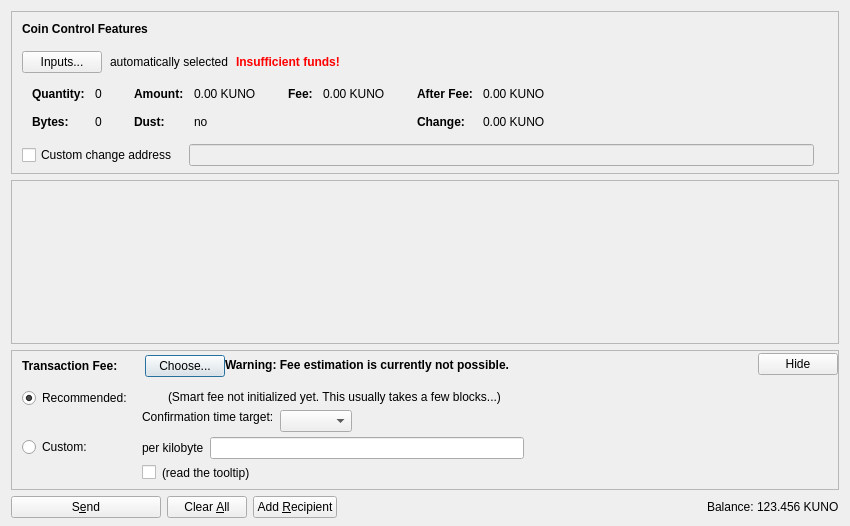
<?xml version="1.0" encoding="UTF-8"?>
<ui version="4.0">
 <class>SendCoinsDialog</class>
 <widget class="QDialog" name="SendCoinsDialog">
  <property name="geometry">
   <rect>
    <x>0</x>
    <y>0</y>
    <width>850</width>
    <height>526</height>
   </rect>
  </property>
  <property name="windowTitle">
   <string>Send Coins</string>
  </property>
  <layout class="QVBoxLayout" name="verticalLayout" stretch="0,1,0,0">
   <property name="bottomMargin">
    <number>8</number>
   </property>
   <item>
    <widget class="QFrame" name="frameCoinControl">
     <property name="sizePolicy">
      <sizepolicy hsizetype="Expanding" vsizetype="Expanding">
       <horstretch>0</horstretch>
       <verstretch>0</verstretch>
      </sizepolicy>
     </property>
     <property name="maximumSize">
      <size>
       <width>16777215</width>
       <height>16777215</height>
      </size>
     </property>
     <property name="frameShape">
      <enum>QFrame::StyledPanel</enum>
     </property>
     <property name="frameShadow">
      <enum>QFrame::Sunken</enum>
     </property>
     <layout class="QVBoxLayout" name="verticalLayoutCoinControl2">
      <property name="spacing">
       <number>0</number>
      </property>
      <property name="leftMargin">
       <number>0</number>
      </property>
      <property name="topMargin">
       <number>0</number>
      </property>
      <property name="rightMargin">
       <number>0</number>
      </property>
      <property name="bottomMargin">
       <number>6</number>
      </property>
      <item>
       <layout class="QVBoxLayout" name="verticalLayoutCoinControl" stretch="0,0,0,0,1">
        <property name="spacing">
         <number>0</number>
        </property>
        <property name="leftMargin">
         <number>10</number>
        </property>
        <property name="topMargin">
         <number>10</number>
        </property>
        <item>
         <layout class="QHBoxLayout" name="horizontalLayoutCoinControl1">
          <property name="bottomMargin">
           <number>15</number>
          </property>
          <item>
           <widget class="QLabel" name="labelCoinControlFeatures">
            <property name="sizePolicy">
             <sizepolicy hsizetype="Preferred" vsizetype="Maximum">
              <horstretch>0</horstretch>
              <verstretch>0</verstretch>
             </sizepolicy>
            </property>
            <property name="font">
             <font>
              <weight>75</weight>
              <bold>true</bold>
             </font>
            </property>
            <property name="styleSheet">
             <string notr="true">font-weight:bold;</string>
            </property>
            <property name="text">
             <string>Coin Control Features</string>
            </property>
           </widget>
          </item>
         </layout>
        </item>
        <item>
         <layout class="QHBoxLayout" name="horizontalLayoutCoinControl2" stretch="0,0,0,0">
          <property name="spacing">
           <number>8</number>
          </property>
          <property name="bottomMargin">
           <number>10</number>
          </property>
          <item>
           <widget class="QPushButton" name="pushButtonCoinControl">
            <property name="styleSheet">
             <string notr="true"/>
            </property>
            <property name="text">
             <string>Inputs...</string>
            </property>
            <property name="autoDefault">
             <bool>false</bool>
            </property>
           </widget>
          </item>
          <item>
           <widget class="QLabel" name="labelCoinControlAutomaticallySelected">
            <property name="text">
             <string>automatically selected</string>
            </property>
            <property name="margin">
             <number>5</number>
            </property>
           </widget>
          </item>
          <item>
           <widget class="QLabel" name="labelCoinControlInsuffFunds">
            <property name="font">
             <font>
              <weight>75</weight>
              <bold>true</bold>
             </font>
            </property>
            <property name="styleSheet">
             <string notr="true">color:red;font-weight:bold;</string>
            </property>
            <property name="text">
             <string>Insufficient funds!</string>
            </property>
            <property name="margin">
             <number>5</number>
            </property>
           </widget>
          </item>
          <item>
           <spacer name="horizontalSpacerCoinControl">
            <property name="orientation">
             <enum>Qt::Horizontal</enum>
            </property>
            <property name="sizeHint" stdset="0">
             <size>
              <width>40</width>
              <height>1</height>
             </size>
            </property>
           </spacer>
          </item>
         </layout>
        </item>
        <item>
         <widget class="QWidget" name="widgetCoinControl" native="true">
          <property name="sizePolicy">
           <sizepolicy hsizetype="Preferred" vsizetype="Preferred">
            <horstretch>0</horstretch>
            <verstretch>0</verstretch>
           </sizepolicy>
          </property>
          <property name="minimumSize">
           <size>
            <width>0</width>
            <height>0</height>
           </size>
          </property>
          <property name="styleSheet">
           <string notr="true"/>
          </property>
          <layout class="QHBoxLayout" name="horizontalLayoutCoinControl5">
           <property name="leftMargin">
            <number>0</number>
           </property>
           <property name="topMargin">
            <number>0</number>
           </property>
           <property name="rightMargin">
            <number>0</number>
           </property>
           <property name="bottomMargin">
            <number>0</number>
           </property>
           <item>
            <layout class="QHBoxLayout" name="horizontalLayoutCoinControl3" stretch="0,0,0,1">
             <property name="spacing">
              <number>20</number>
             </property>
             <property name="topMargin">
              <number>0</number>
             </property>
             <property name="bottomMargin">
              <number>10</number>
             </property>
             <item>
              <layout class="QFormLayout" name="formLayoutCoinControl1">
               <property name="horizontalSpacing">
                <number>10</number>
               </property>
               <property name="verticalSpacing">
                <number>14</number>
               </property>
               <property name="leftMargin">
                <number>10</number>
               </property>
               <property name="topMargin">
                <number>4</number>
               </property>
               <property name="rightMargin">
                <number>6</number>
               </property>
               <item row="0" column="0">
                <widget class="QLabel" name="labelCoinControlQuantityText">
                 <property name="font">
                  <font>
                   <weight>75</weight>
                   <bold>true</bold>
                  </font>
                 </property>
                 <property name="text">
                  <string>Quantity:</string>
                 </property>
                 <property name="margin">
                  <number>0</number>
                 </property>
                </widget>
               </item>
               <item row="0" column="1">
                <widget class="QLabel" name="labelCoinControlQuantity">
                 <property name="cursor">
                  <cursorShape>IBeamCursor</cursorShape>
                 </property>
                 <property name="contextMenuPolicy">
                  <enum>Qt::ActionsContextMenu</enum>
                 </property>
                 <property name="text">
                  <string notr="true">0</string>
                 </property>
                 <property name="margin">
                  <number>0</number>
                 </property>
                 <property name="textInteractionFlags">
                  <set>Qt::LinksAccessibleByMouse|Qt::TextSelectableByKeyboard|Qt::TextSelectableByMouse</set>
                 </property>
                </widget>
               </item>
               <item row="1" column="0">
                <widget class="QLabel" name="labelCoinControlBytesText">
                 <property name="font">
                  <font>
                   <weight>75</weight>
                   <bold>true</bold>
                  </font>
                 </property>
                 <property name="text">
                  <string>Bytes:</string>
                 </property>
                </widget>
               </item>
               <item row="1" column="1">
                <widget class="QLabel" name="labelCoinControlBytes">
                 <property name="cursor">
                  <cursorShape>IBeamCursor</cursorShape>
                 </property>
                 <property name="contextMenuPolicy">
                  <enum>Qt::ActionsContextMenu</enum>
                 </property>
                 <property name="text">
                  <string notr="true">0</string>
                 </property>
                 <property name="textInteractionFlags">
                  <set>Qt::LinksAccessibleByMouse|Qt::TextSelectableByKeyboard|Qt::TextSelectableByMouse</set>
                 </property>
                </widget>
               </item>
              </layout>
             </item>
             <item>
              <layout class="QFormLayout" name="formLayoutCoinControl2">
               <property name="horizontalSpacing">
                <number>10</number>
               </property>
               <property name="verticalSpacing">
                <number>14</number>
               </property>
               <property name="leftMargin">
                <number>6</number>
               </property>
               <property name="topMargin">
                <number>4</number>
               </property>
               <property name="rightMargin">
                <number>6</number>
               </property>
               <item row="0" column="0">
                <widget class="QLabel" name="labelCoinControlAmountText">
                 <property name="font">
                  <font>
                   <weight>75</weight>
                   <bold>true</bold>
                  </font>
                 </property>
                 <property name="text">
                  <string>Amount:</string>
                 </property>
                 <property name="margin">
                  <number>0</number>
                 </property>
                </widget>
               </item>
               <item row="0" column="1">
                <widget class="QLabel" name="labelCoinControlAmount">
                 <property name="cursor">
                  <cursorShape>IBeamCursor</cursorShape>
                 </property>
                 <property name="contextMenuPolicy">
                  <enum>Qt::ActionsContextMenu</enum>
                 </property>
                 <property name="text">
                  <string notr="true">0.00 KUNO</string>
                 </property>
                 <property name="textInteractionFlags">
                  <set>Qt::LinksAccessibleByMouse|Qt::TextSelectableByKeyboard|Qt::TextSelectableByMouse</set>
                 </property>
                </widget>
               </item>
               <item row="1" column="0">
                <widget class="QLabel" name="labelCoinControlLowOutputText">
                 <property name="font">
                  <font>
                   <weight>75</weight>
                   <bold>true</bold>
                  </font>
                 </property>
                 <property name="text">
                  <string>Dust:</string>
                 </property>
                </widget>
               </item>
               <item row="1" column="1">
                <widget class="QLabel" name="labelCoinControlLowOutput">
                 <property name="cursor">
                  <cursorShape>IBeamCursor</cursorShape>
                 </property>
                 <property name="contextMenuPolicy">
                  <enum>Qt::ActionsContextMenu</enum>
                 </property>
                 <property name="text">
                  <string notr="true">no</string>
                 </property>
                 <property name="textInteractionFlags">
                  <set>Qt::LinksAccessibleByMouse|Qt::TextSelectableByKeyboard|Qt::TextSelectableByMouse</set>
                 </property>
                </widget>
               </item>
              </layout>
             </item>
             <item>
              <layout class="QFormLayout" name="formLayoutCoinControl3">
               <property name="horizontalSpacing">
                <number>10</number>
               </property>
               <property name="verticalSpacing">
                <number>14</number>
               </property>
               <property name="leftMargin">
                <number>6</number>
               </property>
               <property name="topMargin">
                <number>4</number>
               </property>
               <property name="rightMargin">
                <number>6</number>
               </property>
               <item row="0" column="0">
                <widget class="QLabel" name="labelCoinControlFeeText">
                 <property name="font">
                  <font>
                   <weight>75</weight>
                   <bold>true</bold>
                  </font>
                 </property>
                 <property name="text">
                  <string>Fee:</string>
                 </property>
                 <property name="margin">
                  <number>0</number>
                 </property>
                </widget>
               </item>
               <item row="0" column="1">
                <widget class="QLabel" name="labelCoinControlFee">
                 <property name="cursor">
                  <cursorShape>IBeamCursor</cursorShape>
                 </property>
                 <property name="contextMenuPolicy">
                  <enum>Qt::ActionsContextMenu</enum>
                 </property>
                 <property name="text">
                  <string notr="true">0.00 KUNO</string>
                 </property>
                 <property name="textInteractionFlags">
                  <set>Qt::LinksAccessibleByMouse|Qt::TextSelectableByKeyboard|Qt::TextSelectableByMouse</set>
                 </property>
                </widget>
               </item>
              </layout>
             </item>
             <item>
              <layout class="QFormLayout" name="formLayoutCoinControl4">
               <property name="horizontalSpacing">
                <number>10</number>
               </property>
               <property name="verticalSpacing">
                <number>14</number>
               </property>
               <property name="leftMargin">
                <number>6</number>
               </property>
               <property name="topMargin">
                <number>4</number>
               </property>
               <property name="rightMargin">
                <number>6</number>
               </property>
               <item row="0" column="0">
                <widget class="QLabel" name="labelCoinControlAfterFeeText">
                 <property name="font">
                  <font>
                   <weight>75</weight>
                   <bold>true</bold>
                  </font>
                 </property>
                 <property name="text">
                  <string>After Fee:</string>
                 </property>
                 <property name="margin">
                  <number>0</number>
                 </property>
                </widget>
               </item>
               <item row="0" column="1">
                <widget class="QLabel" name="labelCoinControlAfterFee">
                 <property name="cursor">
                  <cursorShape>IBeamCursor</cursorShape>
                 </property>
                 <property name="contextMenuPolicy">
                  <enum>Qt::ActionsContextMenu</enum>
                 </property>
                 <property name="text">
                  <string notr="true">0.00 KUNO</string>
                 </property>
                 <property name="textInteractionFlags">
                  <set>Qt::LinksAccessibleByMouse|Qt::TextSelectableByKeyboard|Qt::TextSelectableByMouse</set>
                 </property>
                </widget>
               </item>
               <item row="1" column="0">
                <widget class="QLabel" name="labelCoinControlChangeText">
                 <property name="font">
                  <font>
                   <weight>75</weight>
                   <bold>true</bold>
                  </font>
                 </property>
                 <property name="text">
                  <string>Change:</string>
                 </property>
                </widget>
               </item>
               <item row="1" column="1">
                <widget class="QLabel" name="labelCoinControlChange">
                 <property name="cursor">
                  <cursorShape>IBeamCursor</cursorShape>
                 </property>
                 <property name="contextMenuPolicy">
                  <enum>Qt::ActionsContextMenu</enum>
                 </property>
                 <property name="text">
                  <string notr="true">0.00 KUNO</string>
                 </property>
                 <property name="textInteractionFlags">
                  <set>Qt::LinksAccessibleByMouse|Qt::TextSelectableByKeyboard|Qt::TextSelectableByMouse</set>
                 </property>
                </widget>
               </item>
              </layout>
             </item>
            </layout>
           </item>
          </layout>
         </widget>
        </item>
        <item>
         <layout class="QHBoxLayout" name="horizontalLayoutCoinControl4" stretch="0,0,0">
          <property name="spacing">
           <number>12</number>
          </property>
          <property name="sizeConstraint">
           <enum>QLayout::SetDefaultConstraint</enum>
          </property>
          <property name="topMargin">
           <number>5</number>
          </property>
          <property name="rightMargin">
           <number>5</number>
          </property>
          <item>
           <widget class="QCheckBox" name="checkBoxCoinControlChange">
            <property name="toolTip">
             <string>If this is activated, but the change address is empty or invalid, change will be sent to a newly generated address.</string>
            </property>
            <property name="text">
             <string>Custom change address</string>
            </property>
           </widget>
          </item>
          <item>
           <widget class="QValidatedLineEdit" name="lineEditCoinControlChange">
            <property name="enabled">
             <bool>false</bool>
            </property>
            <property name="sizePolicy">
             <sizepolicy hsizetype="Expanding" vsizetype="Fixed">
              <horstretch>0</horstretch>
              <verstretch>0</verstretch>
             </sizepolicy>
            </property>
           </widget>
          </item>
          <item>
           <widget class="QLabel" name="labelCoinControlChangeLabel">
            <property name="sizePolicy">
             <sizepolicy hsizetype="Preferred" vsizetype="Expanding">
              <horstretch>0</horstretch>
              <verstretch>0</verstretch>
             </sizepolicy>
            </property>
            <property name="minimumSize">
             <size>
              <width>0</width>
              <height>0</height>
             </size>
            </property>
            <property name="text">
             <string/>
            </property>
            <property name="margin">
             <number>3</number>
            </property>
           </widget>
          </item>
         </layout>
        </item>
        <item>
         <spacer name="verticalSpacerCoinControl">
          <property name="orientation">
           <enum>Qt::Vertical</enum>
          </property>
          <property name="sizeHint" stdset="0">
           <size>
            <width>800</width>
            <height>1</height>
           </size>
          </property>
         </spacer>
        </item>
       </layout>
      </item>
     </layout>
    </widget>
   </item>
   <item>
    <widget class="QScrollArea" name="scrollArea">
     <property name="widgetResizable">
      <bool>true</bool>
     </property>
     <widget class="QWidget" name="scrollAreaWidgetContents">
      <property name="geometry">
       <rect>
        <x>0</x>
        <y>0</y>
        <width>830</width>
        <height>104</height>
       </rect>
      </property>
      <layout class="QVBoxLayout" name="verticalLayout_2" stretch="0,1">
       <property name="leftMargin">
        <number>0</number>
       </property>
       <property name="topMargin">
        <number>0</number>
       </property>
       <property name="rightMargin">
        <number>0</number>
       </property>
       <property name="bottomMargin">
        <number>0</number>
       </property>
       <item>
        <layout class="QVBoxLayout" name="entries">
         <property name="spacing">
          <number>6</number>
         </property>
        </layout>
       </item>
       <item>
        <spacer name="verticalSpacer">
         <property name="orientation">
          <enum>Qt::Vertical</enum>
         </property>
         <property name="sizeHint" stdset="0">
          <size>
           <width>20</width>
           <height>40</height>
          </size>
         </property>
        </spacer>
       </item>
      </layout>
     </widget>
    </widget>
   </item>
   <item>
    <widget class="QFrame" name="frameFee">
     <property name="sizePolicy">
      <sizepolicy hsizetype="Expanding" vsizetype="Expanding">
       <horstretch>0</horstretch>
       <verstretch>0</verstretch>
      </sizepolicy>
     </property>
     <property name="maximumSize">
      <size>
       <width>16777215</width>
       <height>16777215</height>
      </size>
     </property>
     <property name="frameShape">
      <enum>QFrame::StyledPanel</enum>
     </property>
     <property name="frameShadow">
      <enum>QFrame::Sunken</enum>
     </property>
     <layout class="QVBoxLayout" name="verticalLayoutFee1">
      <property name="spacing">
       <number>0</number>
      </property>
      <property name="leftMargin">
       <number>0</number>
      </property>
      <property name="topMargin">
       <number>0</number>
      </property>
      <property name="rightMargin">
       <number>0</number>
      </property>
      <property name="bottomMargin">
       <number>0</number>
      </property>
      <item>
       <layout class="QVBoxLayout" name="verticalLayoutFee2" stretch="0,0,0">
        <property name="spacing">
         <number>0</number>
        </property>
        <property name="leftMargin">
         <number>10</number>
        </property>
        <property name="topMargin">
         <number>0</number>
        </property>
        <item>
         <layout class="QHBoxLayout" name="horizontalLayoutFee1">
          <property name="bottomMargin">
           <number>0</number>
          </property>
          <item>
           <layout class="QVBoxLayout" name="verticalLayoutFee7">
            <property name="spacing">
             <number>0</number>
            </property>
            <item>
             <spacer name="verticalSpacerSmartFee">
              <property name="orientation">
               <enum>Qt::Vertical</enum>
              </property>
              <property name="sizeType">
               <enum>QSizePolicy::Fixed</enum>
              </property>
              <property name="sizeHint" stdset="0">
               <size>
                <width>1</width>
                <height>4</height>
               </size>
              </property>
             </spacer>
            </item>
            <item>
             <layout class="QHBoxLayout" name="horizontalLayoutSmartFee">
              <property name="spacing">
               <number>10</number>
              </property>
              <item>
               <widget class="QLabel" name="labelFeeHeadline">
                <property name="sizePolicy">
                 <sizepolicy hsizetype="Preferred" vsizetype="Maximum">
                  <horstretch>0</horstretch>
                  <verstretch>0</verstretch>
                 </sizepolicy>
                </property>
                <property name="font">
                 <font>
                  <weight>75</weight>
                  <bold>true</bold>
                 </font>
                </property>
                <property name="styleSheet">
                 <string notr="true">font-weight:bold;</string>
                </property>
                <property name="text">
                 <string>Transaction Fee:</string>
                </property>
               </widget>
              </item>
              <item>
               <widget class="QLabel" name="labelFeeMinimized">
                <property name="text">
                 <string/>
                </property>
               </widget>
              </item>
              <item>
               <widget class="QPushButton" name="buttonChooseFee">
                <property name="text">
                 <string>Choose...</string>
                </property>
               </widget>
              </item>
             </layout>
            </item>
            <item>
             <spacer name="verticalSpacer_5">
              <property name="orientation">
               <enum>Qt::Vertical</enum>
              </property>
              <property name="sizeHint" stdset="0">
               <size>
                <width>1</width>
                <height>1</height>
               </size>
              </property>
             </spacer>
            </item>
           </layout>
          </item>
          <item>
           <widget class="QLabel" name="fallbackFeeWarningLabel">
            <property name="toolTip">
             <string>Using the fallbackfee can result in sending a transaction that will take several hours or days (or never) to confirm. Consider choosing your fee manually or wait until you have validated the complete chain.</string>
            </property>
            <property name="font">
            <font>
                <weight>75</weight>
                <bold>true</bold>
            </font>
            </property>
            <property name="text">
             <string>Warning: Fee estimation is currently not possible.</string>
            </property>
            <property name="wordWrap">
             <bool>false</bool>
            </property>
           </widget>
          </item>
          <item>
           <spacer name="horizontalSpacer_4">
            <property name="orientation">
             <enum>Qt::Horizontal</enum>
            </property>
            <property name="sizeType">
             <enum>QSizePolicy::MinimumExpanding</enum>
            </property>
            <property name="sizeHint" stdset="0">
             <size>
              <width>40</width>
              <height>20</height>
             </size>
            </property>
           </spacer>
          </item>
          <item>
           <widget class="QPushButton" name="buttonMinimizeFee">
            <property name="toolTip">
             <string>collapse fee-settings</string>
            </property>
            <property name="text">
             <string>Hide</string>
            </property>
           </widget>
          </item>
         </layout>
        </item>
        <item>
         <widget class="QFrame" name="frameFeeSelection">
          <layout class="QVBoxLayout" name="verticalLayoutFee12">
           <property name="spacing">
            <number>0</number>
           </property>
           <property name="leftMargin">
            <number>0</number>
           </property>
           <property name="topMargin">
            <number>0</number>
           </property>
           <property name="rightMargin">
            <number>0</number>
           </property>
           <property name="bottomMargin">
            <number>0</number>
           </property>
           <item>
            <layout class="QGridLayout" name="gridLayoutFee">
             <property name="topMargin">
              <number>10</number>
             </property>
             <property name="bottomMargin">
              <number>4</number>
             </property>
             <property name="horizontalSpacing">
              <number>10</number>
             </property>
             <property name="verticalSpacing">
              <number>4</number>
             </property>
             <item row="1" column="1">
              <layout class="QVBoxLayout" name="verticalLayoutFee8">
               <property name="spacing">
                <number>6</number>
               </property>
               <item>
                <layout class="QHBoxLayout" name="horizontalLayoutFee13">
                 <item>
                  <widget class="QLabel" name="labelCustomPerKilobyte">
                   <property name="toolTip">
                    <string>If the custom fee is set to 1000 satoshis and the transaction is only 250 bytes, then &quot;per kilobyte&quot; only pays 250 satoshis in fee, while &quot;total at least&quot; pays 1000 satoshis. For transactions bigger than a kilobyte both pay by kilobyte.</string>
                   </property>
                   <property name="text">
                    <string>per kilobyte</string>
                   </property>
                  </widget>
                 </item>
                 <item>
                  <widget class="BitcoinAmountField" name="customFee"/>
                 </item>
                 <item>
                  <spacer name="horizontalSpacer_6">
                   <property name="orientation">
                    <enum>Qt::Horizontal</enum>
                   </property>
                   <property name="sizeHint" stdset="0">
                    <size>
                     <width>1</width>
                     <height>1</height>
                    </size>
                   </property>
                  </spacer>
                 </item>
                </layout>
               </item>
               <item>
                <layout class="QHBoxLayout" name="horizontalLayoutFee8">
                 <item>
                  <widget class="QCheckBox" name="checkBoxMinimumFee">
                   <property name="toolTip">
                    <string>Paying only the minimum fee is just fine as long as there is less transaction volume than space in the blocks. But be aware that this can end up in a never confirming transaction once there is more demand for kunocoin transactions than the network can process.</string>
                   </property>
                   <property name="text">
                    <string/>
                   </property>
                  </widget>
                 </item>
                 <item>
                  <widget class="QLabel" name="labelMinFeeWarning">
                   <property name="enabled">
                    <bool>true</bool>
                   </property>
                   <property name="toolTip">
                    <string>Paying only the minimum fee is just fine as long as there is less transaction volume than space in the blocks. But be aware that this can end up in a never confirming transaction once there is more demand for kunocoin transactions than the network can process.</string>
                   </property>
                   <property name="text">
                    <string>(read the tooltip)</string>
                   </property>
                   <property name="margin">
                    <number>5</number>
                   </property>
                  </widget>
                 </item>
                 <item>
                  <spacer name="horizontalSpacer_2">
                   <property name="orientation">
                    <enum>Qt::Horizontal</enum>
                   </property>
                   <property name="sizeHint" stdset="0">
                    <size>
                     <width>1</width>
                     <height>1</height>
                    </size>
                   </property>
                  </spacer>
                 </item>
                </layout>
               </item>
              </layout>
             </item>
             <item row="0" column="0">
              <layout class="QVBoxLayout" name="verticalLayoutFee4" stretch="0,1">
               <item>
                <widget class="QRadioButton" name="radioSmartFee">
                 <property name="text">
                  <string>Recommended:</string>
                 </property>
                 <property name="checked">
                  <bool>true</bool>
                 </property>
                 <attribute name="buttonGroup">
                  <string notr="true">groupFee</string>
                 </attribute>
                </widget>
               </item>
               <item>
                <spacer name="verticalSpacer_2">
                 <property name="orientation">
                  <enum>Qt::Vertical</enum>
                 </property>
                 <property name="sizeHint" stdset="0">
                  <size>
                   <width>1</width>
                   <height>1</height>
                  </size>
                 </property>
                </spacer>
               </item>
              </layout>
             </item>
             <item row="1" column="0">
              <layout class="QVBoxLayout" name="verticalLayoutFee9" stretch="0,1">
               <item>
                <widget class="QRadioButton" name="radioCustomFee">
                 <property name="text">
                  <string>Custom:</string>
                 </property>
                 <attribute name="buttonGroup">
                  <string notr="true">groupFee</string>
                 </attribute>
                </widget>
               </item>
               <item>
                <spacer name="verticalSpacer_6">
                 <property name="orientation">
                  <enum>Qt::Vertical</enum>
                 </property>
                 <property name="sizeHint" stdset="0">
                  <size>
                   <width>1</width>
                   <height>1</height>
                  </size>
                 </property>
                </spacer>
               </item>
              </layout>
             </item>
             <item row="0" column="1">
              <layout class="QVBoxLayout" name="verticalLayoutFee3" stretch="0,0,1">
               <property name="spacing">
                <number>6</number>
               </property>
               <property name="topMargin">
                <number>2</number>
               </property>
               <item>
                <layout class="QHBoxLayout" name="horizontalLayoutFee12">
                 <item>
                  <widget class="QLabel" name="labelSmartFee">
                   <property name="text">
                    <string/>
                   </property>
                   <property name="margin">
                    <number>2</number>
                   </property>
                  </widget>
                 </item>
                 <item>
                  <widget class="QLabel" name="labelFeeEstimation">
                   <property name="text">
                    <string/>
                   </property>
                  </widget>
                 </item>
                 <item>
                  <widget class="QLabel" name="labelSmartFee2">
                   <property name="text">
                    <string>(Smart fee not initialized yet. This usually takes a few blocks...)</string>
                   </property>
                   <property name="margin">
                    <number>2</number>
                   </property>
                  </widget>
                 </item>
                 <item>
                  <spacer name="horizontalSpacer_5">
                   <property name="orientation">
                    <enum>Qt::Horizontal</enum>
                   </property>
                   <property name="sizeHint" stdset="0">
                    <size>
                     <width>1</width>
                     <height>1</height>
                    </size>
                   </property>
                  </spacer>
                 </item>
                </layout>
               </item>
               <item>
                <layout class="QHBoxLayout" name="horizontalLayoutFee9">
                 <item>
                  <layout class="QVBoxLayout" name="verticalLayoutFee6">
                   <item>
                    <widget class="QLabel" name="labelSmartFee3">
                     <property name="text">
                      <string>Confirmation time target:</string>
                     </property>
                     <property name="margin">
                      <number>2</number>
                     </property>
                    </widget>
                   </item>
                   <item>
                    <spacer name="verticalSpacer_3">
                     <property name="orientation">
                      <enum>Qt::Vertical</enum>
                     </property>
                     <property name="sizeHint" stdset="0">
                      <size>
                       <width>1</width>
                       <height>1</height>
                      </size>
                     </property>
                    </spacer>
                   </item>
                  </layout>
                 </item>
                 <item>
                  <layout class="QVBoxLayout" name="verticalLayoutFee5">
                   <property name="rightMargin">
                    <number>30</number>
                   </property>
                   <item>
                    <layout class="QHBoxLayout" name="horizontalLayoutConfTarget">
                     <property name="bottomMargin">
                      <number>0</number>
                     </property>
                     <item>
                      <widget class="QComboBox" name="confTargetSelector"/>
                     </item>
                     <item>
                      <spacer name="horizontalSpacerConfTarget">
                       <property name="orientation">
                        <enum>Qt::Horizontal</enum>
                       </property>
                       <property name="sizeHint" stdset="0">
                        <size>
                         <width>40</width>
                         <height>20</height>
                        </size>
                       </property>
                      </spacer>
                     </item>
                    </layout>
                   </item>
                  </layout>
                 </item>
                </layout>
               </item>
               <item>
                <spacer name="verticalSpacer_4">
                 <property name="orientation">
                  <enum>Qt::Vertical</enum>
                 </property>
                 <property name="sizeHint" stdset="0">
                  <size>
                   <width>1</width>
                   <height>1</height>
                  </size>
                 </property>
                </spacer>
               </item>
              </layout>
             </item>
            </layout>
           </item>
          </layout>
         </widget>
        </item>
        <item>
         <spacer name="verticalSpacerFee">
          <property name="orientation">
           <enum>Qt::Vertical</enum>
          </property>
          <property name="sizeHint" stdset="0">
           <size>
            <width>40</width>
            <height>5</height>
           </size>
          </property>
         </spacer>
        </item>
       </layout>
      </item>
     </layout>
    </widget>
   </item>
   <item>
    <layout class="QHBoxLayout" name="horizontalLayout">
     <item>
      <widget class="QPushButton" name="sendButton">
       <property name="minimumSize">
        <size>
         <width>150</width>
         <height>0</height>
        </size>
       </property>
       <property name="toolTip">
        <string>Confirm the send action</string>
       </property>
       <property name="text">
        <string>S&amp;end</string>
       </property>
       <property name="icon">
        <iconset resource="../bitcoin.qrc">
         <normaloff>:/icons/send</normaloff>:/icons/send</iconset>
       </property>
       <property name="autoDefault">
        <bool>false</bool>
       </property>
       <property name="default">
        <bool>false</bool>
       </property>
      </widget>
     </item>
     <item>
      <widget class="QPushButton" name="clearButton">
       <property name="sizePolicy">
        <sizepolicy hsizetype="Minimum" vsizetype="Fixed">
         <horstretch>0</horstretch>
         <verstretch>0</verstretch>
        </sizepolicy>
       </property>
       <property name="toolTip">
        <string>Clear all fields of the form.</string>
       </property>
       <property name="text">
        <string>Clear &amp;All</string>
       </property>
       <property name="icon">
        <iconset resource="../bitcoin.qrc">
         <normaloff>:/icons/remove</normaloff>:/icons/remove</iconset>
       </property>
       <property name="autoDefault">
        <bool>false</bool>
       </property>
      </widget>
     </item>
     <item>
      <widget class="QPushButton" name="addButton">
       <property name="toolTip">
        <string>Send to multiple recipients at once</string>
       </property>
       <property name="text">
        <string>Add &amp;Recipient</string>
       </property>
       <property name="icon">
        <iconset resource="../bitcoin.qrc">
         <normaloff>:/icons/add</normaloff>:/icons/add</iconset>
       </property>
       <property name="autoDefault">
        <bool>false</bool>
       </property>
      </widget>
     </item>
     <item>
      <spacer name="horizontalSpacer">
       <property name="orientation">
        <enum>Qt::Horizontal</enum>
       </property>
       <property name="sizeHint" stdset="0">
        <size>
         <width>40</width>
         <height>20</height>
        </size>
       </property>
      </spacer>
     </item>
     <item>
      <layout class="QHBoxLayout" name="horizontalLayout_2">
       <property name="spacing">
        <number>3</number>
       </property>
       <item>
        <widget class="QLabel" name="label">
         <property name="sizePolicy">
          <sizepolicy hsizetype="Preferred" vsizetype="Fixed">
           <horstretch>0</horstretch>
           <verstretch>0</verstretch>
          </sizepolicy>
         </property>
         <property name="text">
          <string>Balance:</string>
         </property>
        </widget>
       </item>
       <item>
        <widget class="QLabel" name="labelBalance">
         <property name="sizePolicy">
          <sizepolicy hsizetype="Preferred" vsizetype="Fixed">
           <horstretch>0</horstretch>
           <verstretch>0</verstretch>
          </sizepolicy>
         </property>
         <property name="cursor">
          <cursorShape>IBeamCursor</cursorShape>
         </property>
         <property name="text">
          <string notr="true">123.456 KUNO</string>
         </property>
         <property name="textInteractionFlags">
          <set>Qt::LinksAccessibleByMouse|Qt::TextSelectableByKeyboard|Qt::TextSelectableByMouse</set>
         </property>
        </widget>
       </item>
      </layout>
     </item>
    </layout>
   </item>
  </layout>
 </widget>
 <customwidgets>
  <customwidget>
   <class>QValidatedLineEdit</class>
   <extends>QLineEdit</extends>
   <header>qvalidatedlineedit.h</header>
  </customwidget>
  <customwidget>
   <class>BitcoinAmountField</class>
   <extends>QLineEdit</extends>
   <header>bitcoinamountfield.h</header>
   <container>1</container>
  </customwidget>
 </customwidgets>
 <resources>
  <include location="../bitcoin.qrc"/>
 </resources>
 <connections/>
 <buttongroups>
  <buttongroup name="groupFee"/>
 </buttongroups>
</ui>
